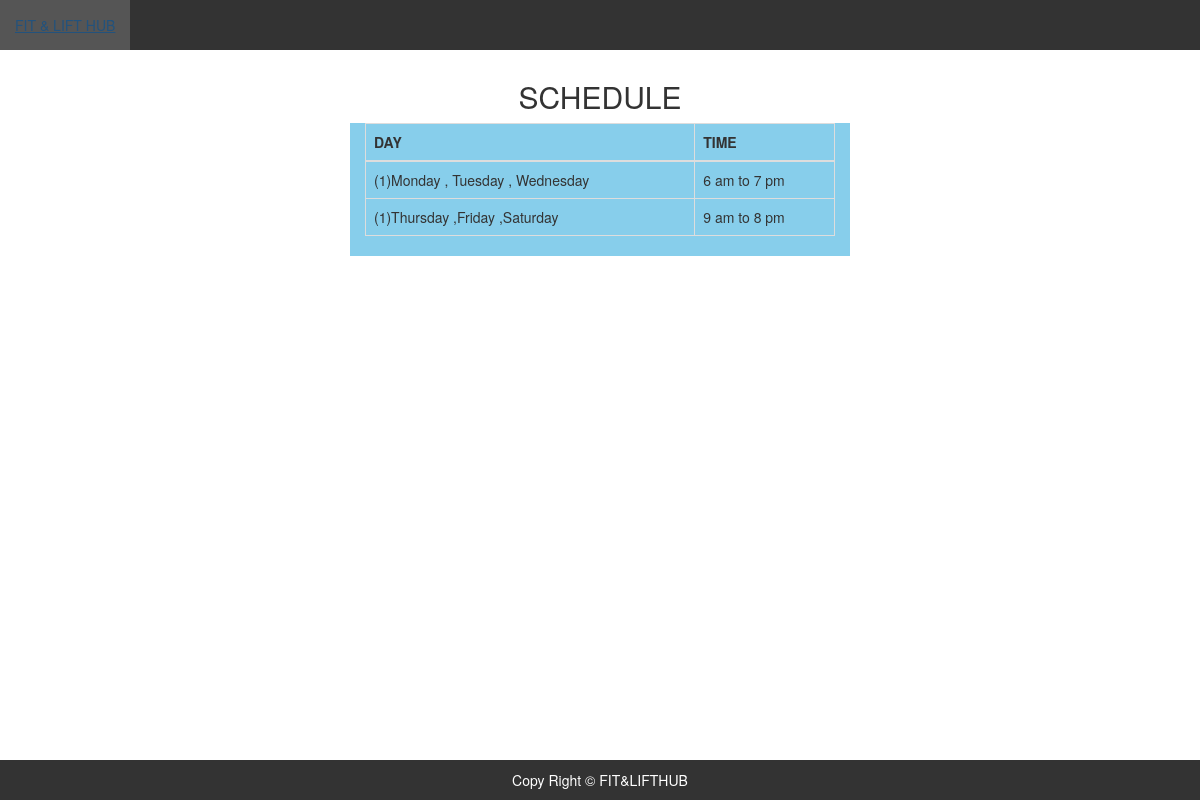
The app's page /display_sch.php with its own data.
### tables this page shows
CREATE TABLE `schedule` (
  `ID` int(150) NOT NULL,
  `DAY` varchar(150) NOT NULL,
  `TIME` text NOT NULL
);

### display_sch.php (the view, shortened to what this page needs)
<?php
include "database.php";
?>
<!DOCTYPE html>
<html>
<head>
  <link rel="stylesheet" href="https://maxcdn.bootstrapcdn.com/bootstrap/3.4.1/css/bootstrap.min.css">
</head>
<body>
  <nav>
        <a class="title" href="">FIT & LIFT HUB</a>
    </nav>
  <h2>SCHEDULE</h2>
  <div class="container my-5">
    <table class="table table-bordered">
      <thead>
        <tr>
          <th>DAY</th>
          <th>TIME</th>
        </tr>
      </thead>
      <tbody>
        <?php
        $sql = "SELECT * FROM schedule";
        $result = $db->query($sql);
        if($result->num_rows > 0){
          while($row = $result->fetch_assoc()){
            echo "<tr>";
            echo "<td>".$row["DAY"]."</td>";
            echo "<td>".$row["TIME"]."</td>";
            echo "</tr>";
          }
        }else{
          echo "<tr><td colspan='2'>No schedule available</td></tr>";
        }
        ?>
      </tbody>
    </table>
  </div>
  <div class="footer">
    <footer><p>Copy Right &copy; FIT&LIFTHUB </p></footer>
  </div>
</body>
</html>

### display_sch.php (style rules this page uses)
.footer { position: fixed; bottom: 0; width: 100%; text-align: center; background-color: #333; color: #fff; padding: 10px 0; }
.footer p { margin: 0; }
.container { background-color: skyblue; max-width: 500px; margin: 0 auto; }
h2 { text-align: center; margin-top: 30px; }
nav { background-color: #333; height: 50px; }
nav a { color: white; text-decoration: none; display: inline-block; padding: 15px; }

### records on screen
schedule: DAY "(1)Monday , Tuesday , Wednesday", TIME "6 am to 7 pm"
schedule: DAY "(1)Thursday ,Friday ,Saturday", TIME "9 am to 8 pm"
